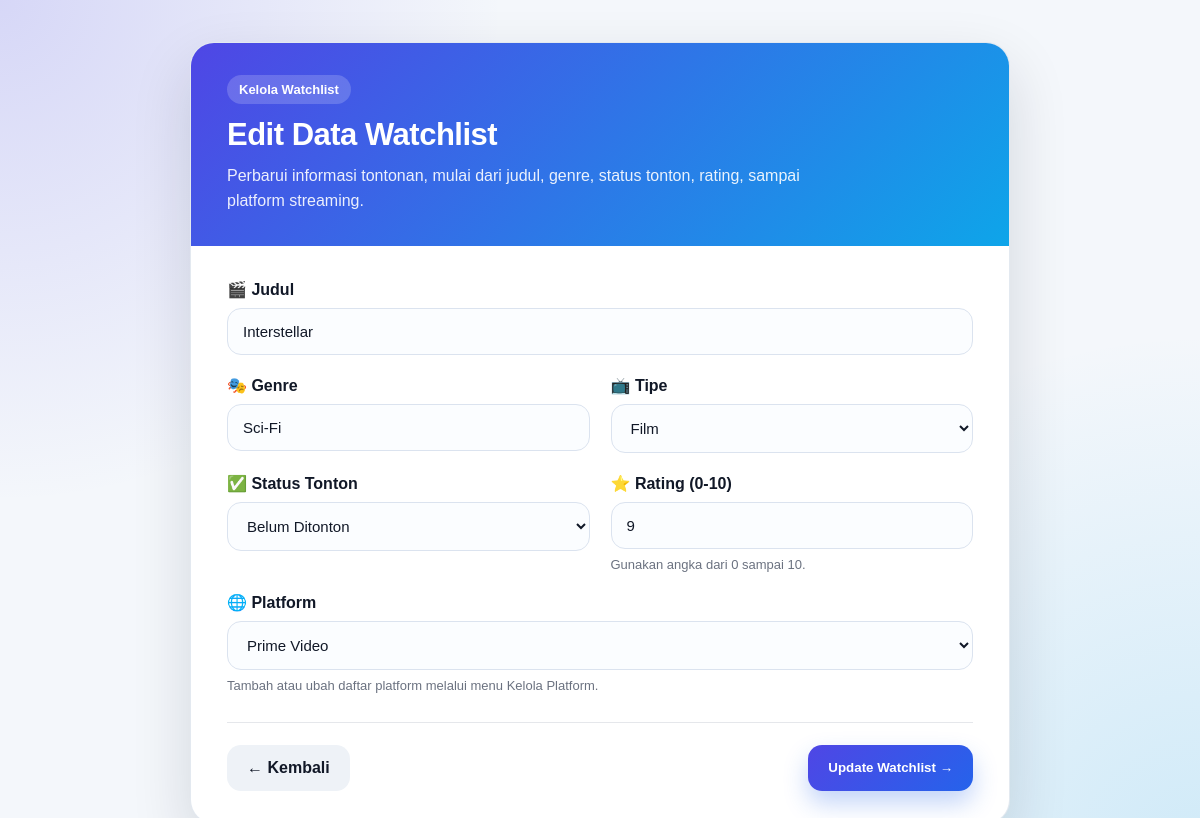
/edit.php?id=3 (signed in), run on the app's committed database.
### tables this page shows
CREATE TABLE movies (
    id INT AUTO_INCREMENT PRIMARY KEY,
    judul VARCHAR(150) NOT NULL,
    genre VARCHAR(100) NOT NULL,
    tipe ENUM('Film', 'Series') NOT NULL,
    status_tonton ENUM('Belum Ditonton', 'Sedang Ditonton', 'Selesai') NOT NULL,
    rating INT NOT NULL,
    platform_id INT DEFAULT NULL,
    created_at TIMESTAMP DEFAULT CURRENT_TIMESTAMP,
    CONSTRAINT fk_movies_platforms
        FOREIGN KEY (platform_id) REFERENCES platforms(id)
        ON UPDATE CASCADE
        ON DELETE SET NULL
);

CREATE TABLE platforms (
    id INT AUTO_INCREMENT PRIMARY KEY,
    nama_platform VARCHAR(100) NOT NULL UNIQUE,
    website VARCHAR(150) DEFAULT NULL,
    biaya_bulanan DECIMAL(10,2) DEFAULT 0,
    keterangan TEXT NULL,
    created_at TIMESTAMP DEFAULT CURRENT_TIMESTAMP
);

### edit.php (the view, shortened to what this page needs)
<?php
require 'koneksi.php';
$id = (int)($_GET['id'] ?? 0);
$result = mysqli_query($conn, "SELECT * FROM movies WHERE id = $id");
$data = mysqli_fetch_assoc($result);
$platforms = mysqli_query($conn, 'SELECT id, nama_platform FROM platforms ORDER BY nama_platform ASC');
?>
<!DOCTYPE html>
<html lang="id">
<head>
    <link rel="stylesheet" href="assets/style.css?v=3">
</head>
<body class="platform-form-page">
    <main class="platform-form-wrapper">
        <section class="platform-form-card">
            <div class="platform-form-header">
                <span class="platform-form-badge">Kelola Watchlist</span>
                <h1>Edit Data Watchlist</h1>
                <p>Perbarui informasi tontonan, mulai dari judul, genre, status tonton, rating, sampai platform streaming.</p>
            </div>
            <div class="platform-form-body">
                <form action="update.php" method="POST" class="platform-form-grid">
                    <div class="platform-field full">
                        <label for="judul">🎬 Judul</label>
                        <input
                            type="text"
                            id="judul"
                            name="judul"
                            value="<?php echo htmlspecialchars($data['judul']); ?>"
                            placeholder="Contoh: Stranger Things"
                            required
                        >
                    </div>
                    <div class="platform-field">
                        <label for="genre">🎭 Genre</label>
                        <input
                            type="text"
                            id="genre"
                            name="genre"
                            value="<?php echo htmlspecialchars($data['genre']); ?>"
                            placeholder="Contoh: Sci-Fi, Action, Drama"
                            required
                        >
                    </div>
                    <div class="platform-field">
                        <label for="tipe">📺 Tipe</label>
                        <select id="tipe" name="tipe" required>
                            <option value="Film" <?php echo $data['tipe'] === 'Film' ? 'selected' : ''; ?>>Film</option>
                        </select>
                    </div>
                    <div class="platform-field">
                        <label for="status_tonton">✅ Status Tonton</label>
                        <select id="status_tonton" name="status_tonton" required>
                            <option value="Belum Ditonton" <?php echo $data['status_tonton'] === 'Belum Ditonton' ? 'selected' : ''; ?>>Belum Ditonton</option>
                        </select>
                    </div>
                    <div class="platform-field">
                        <label for="rating">⭐ Rating (0-10)</label>
                        <input
                            type="number"
                            id="rating"
                            name="rating"
                            min="0"
                            max="10"
                            value="<?php echo (int)$data['rating']; ?>"
                            placeholder="Contoh: 8"
                            required
                        >
                        <small>Gunakan angka dari 0 sampai 10.</small>
                    </div>
                    <div class="platform-field full">
                        <label for="platform_id">🌐 Platform</label>
                        <select id="platform_id" name="platform_id">
                            <?php while ($platform = mysqli_fetch_assoc($platforms)): ?>
                                <option value="<?php echo (int)$platform['id']; ?>" <?php echo (int)$data['platform_id'] === (int)$platform['id'] ? 'selected' : ''; ?>>
                                    <?php echo htmlspecialchars($platform['nama_platform']); ?>
                                </option>
                            <?php endwhile; ?>
                        </select>
                        <small>Tambah atau ubah daftar platform melalui menu Kelola Platform.</small>
                    </div>
                    <div class="platform-form-actions full">
                        <a href="index.php" class="platform-btn-muted">← Kembali</a>
                        <button type="submit" class="platform-btn-main">Update Watchlist →</button>
                    </div>
                </form>
            </div>
        </section>
    </main>
</body>
</html>

### assets/style.css (style rules this page uses)
* { box-sizing: border-box; }
body { margin: 0; font-family: Arial, Helvetica, sans-serif; background: #f4f7fb; color: #1f2937; }
h1 { margin: 0 0 18px; color: #111827; }
label { display: block; margin-bottom: 8px; font-weight: 600; }
input, select { width: 100%; padding: 12px 14px; border: 1px solid #d1d5db; border-radius: 10px; outline: none; font-size: 14px; background: #fff; }
.platform-form-page { min-height: 100vh; background: radial-gradient(circle at top left, rgba(79, 70, 229, 0.18), transparent 34%), radial-gradient(circle at bottom right, rgba(14, 165, 233, 0.16), transparent 36%), #f4f7fb; }
.platform-form-wrapper { min-height: 100vh; display: flex; align-items: center; justify-content: center; padding: 42px 18px; }
.platform-form-card { width: 100%; max-width: 820px; overflow: hidden; border-radius: 24px; background: #ffffff; border: 1px solid rgba(226, 232, 240, 0.95); box-shadow: 0 24px 60px rgba(15, 23, 42, 0.14); }
.platform-form-header { padding: 32px 36px; background: linear-gradient(135deg, #4f46e5, #0ea5e9); color: #ffffff; }
.platform-form-badge { display: inline-flex; align-items: center; margin-bottom: 13px; padding: 7px 12px; border-radius: 999px; background: rgba(255, 255, 255, 0.18); color: #ffffff; font-size: 13px; font-weight: 800; }
.platform-form-header h1 { margin: 0; color: #ffffff; font-size: 31px; line-height: 1.15; letter-spacing: -0.5px; }
.platform-form-header p { max-width: 620px; margin: 10px 0 0; color: rgba(255, 255, 255, 0.9); line-height: 1.6; }
.platform-form-body { padding: 34px 36px 32px; }
.platform-form-grid { display: grid; grid-template-columns: repeat(2, minmax(0, 1fr)); gap: 21px; }
.platform-field.full, .platform-form-actions.full { grid-column: 1 / -1; }
.platform-field label { display: block; margin-bottom: 9px; color: #111827; font-weight: 800; }
.platform-field input, .platform-field select, .platform-field textarea { width: 100%; padding: 14px 15px; border: 1px solid #dbe3ef; border-radius: 14px; outline: none; background: #fbfdff; color: #111827; font-size: 15px; font-family: Arial, Helvetica, sans-serif; transition: 0.2s ease; }
.platform-field select { cursor: pointer; }
.platform-field small { display: block; margin-top: 8px; color: #6b7280; font-size: 13px; }
.platform-form-actions { display: flex; justify-content: space-between; align-items: center; gap: 14px; margin-top: 8px; padding-top: 22px; border-top: 1px solid #e5e7eb; }
.platform-btn-muted, .platform-btn-main { display: inline-flex; align-items: center; justify-content: center; min-height: 46px; padding: 0 20px; border-radius: 14px; border: none; text-decoration: none; font-weight: 800; cursor: pointer; transition: 0.2s ease; }
.platform-btn-muted { background: #eef2f7; color: #111827; }
.platform-btn-main { background: linear-gradient(135deg, #4f46e5, #2563eb); color: #ffffff; box-shadow: 0 12px 24px rgba(37, 99, 235, 0.28); }

### data on the page
movies: judul "Interstellar", genre "Sci-Fi", tipe "Film", status_tonton "Belum Ditonton", rating "9", platform_id "Prime Video"
